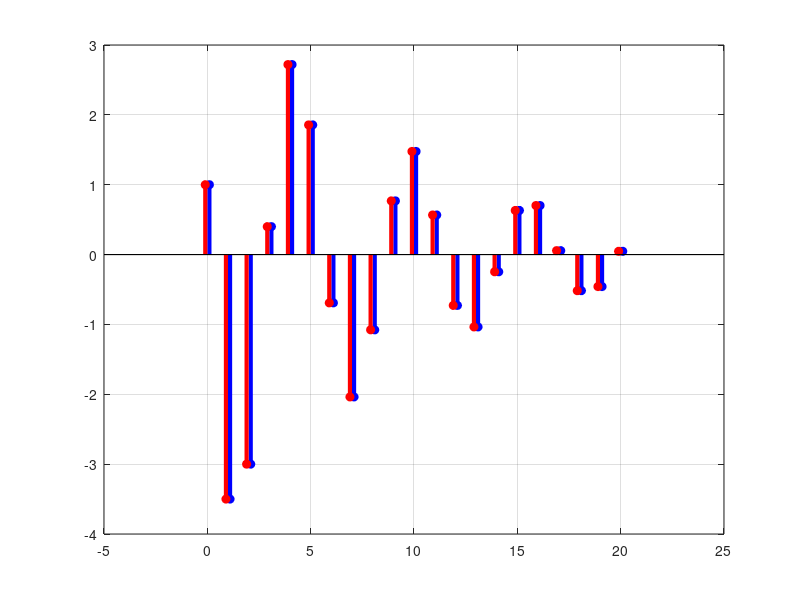

Write the MATLAB code that produced this figure.
clear all;
A=[2 0.8;-4 -1.2]
b=[1 ; -2]
cT=[0.5 2]
d=1

sys = ss(A,b,cT,d,1)

t=(0:20)'
u=zeros(21,1)
u(1)=1

h=impulse(sys,t);

h1=zeros(21,1)
for k=0:20
    if (k==0)h1(1)=1;
    end
    if (k>0)h1(k+1)=(-1.75+1i)*(0.4+0.8i)^(k-1)+(-1.75-1i)*(0.4-0.8i)^(k-1);
    end
end
    
figure;
stem(t+0.1,h,'b', 'filled','LineWidth',3);
hold on;
stem(t-0.1,h1,'r','filled','LineWidth',3);
grid on

%s1=lsim(sys,u,t);